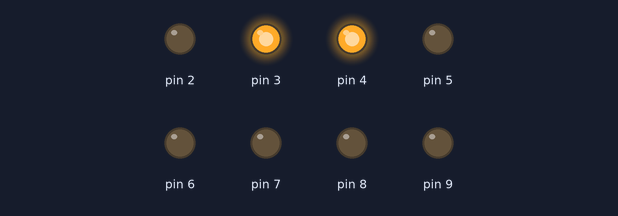
Bench run of a sketch on a simulated Arduino Uno, built with avr-gcc and run on an emulated ATmega328P. On the bench: output pins drawn as LEDs (lit = HIGH).

Above: at 0.5 s.
At 2.5 s:
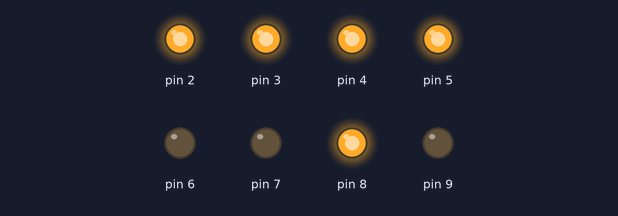
At 3.5 s:
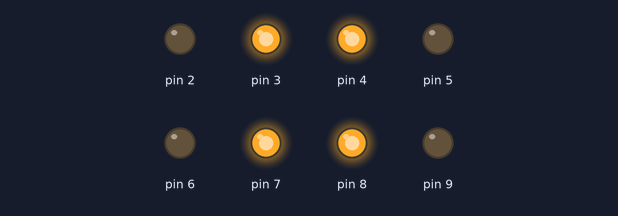
At 5.5 s:
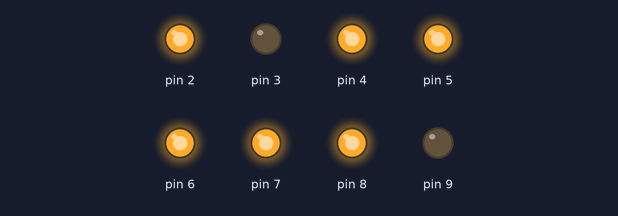
At 8.5 s:
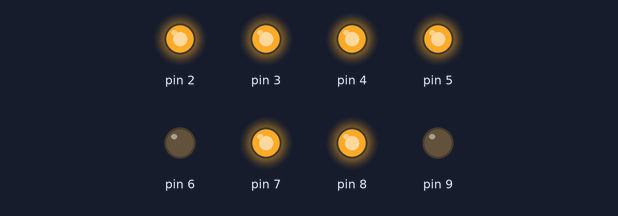
At 11.5 s:
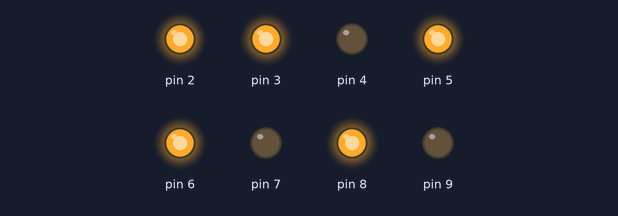
Timing chart, 0 to 13.0 s (numbered marks = the images above):
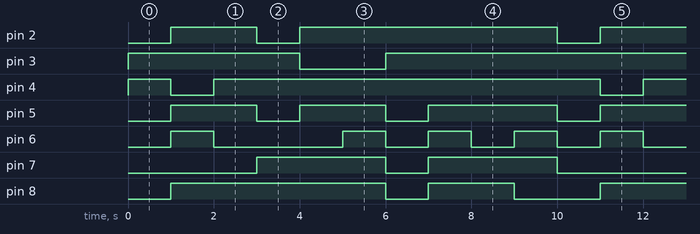

The sketch:

7-seg_counter.ino
```cpp
char eins[] = {LOW, HIGH, HIGH, LOW, LOW, LOW, LOW, LOW};
char zwei[] = {HIGH, HIGH, LOW, HIGH, HIGH, LOW, HIGH, LOW};
char drei[] = {HIGH, HIGH, HIGH, HIGH, LOW, LOW, HIGH, LOW};
char vier[] = {LOW, HIGH, HIGH, LOW, LOW, HIGH, HIGH, LOW};
char fuenf[] = {HIGH, LOW, HIGH, HIGH, LOW, HIGH, HIGH, LOW};
char sechs[] = {HIGH, LOW, HIGH, HIGH, HIGH, HIGH, HIGH, HIGH};
char sieben[] = {HIGH, HIGH, HIGH, LOW, LOW, LOW, LOW, LOW};
char acht[] = {HIGH, HIGH, HIGH, HIGH, HIGH, HIGH, HIGH, LOW};
char neun[] = {HIGH, HIGH, HIGH, HIGH, LOW, HIGH, HIGH, LOW};
char null[] = {HIGH, HIGH, HIGH, HIGH, HIGH, HIGH, LOW, LOW};

char* zahlen[] = {eins, zwei, drei, vier, fuenf, sechs, sieben, acht, neun, null};

char m_idx = 0;
char* zahl;

void setup() {
  pinMode(2,OUTPUT);
  pinMode(3,OUTPUT);
  pinMode(4,OUTPUT);
  pinMode(5,OUTPUT);
  pinMode(6,OUTPUT);
  pinMode(7,OUTPUT);
  pinMode(8,OUTPUT);
  pinMode(9,OUTPUT);
}

void loop() {

  zahl = zahlen[m_idx];

  for (int i = 2; i <= 8; i++){
    digitalWrite(i, *zahl);
    zahl++;
  }

  delay(1000);

  m_idx += 1;
  m_idx = m_idx % (sizeof(zahlen) / sizeof(zahlen[0]));

}
```

Measured:
- by itself, pin 2: repeats every 10.0 s: LOW 1.0 s, HIGH 6.0 s, LOW 1.0 s, HIGH 2.0 s
- by itself, pin 3: repeats every 10.0 s: LOW 2.0 s, HIGH 8.0 s
- by itself, pin 4: repeats every 10.0 s: LOW 1.0 s, HIGH 9.0 s
- by itself, pin 5: repeats every 10.0 s: LOW 1.0 s, HIGH 2.0 s, LOW 1.0 s, HIGH 3.0 s, LOW 1.0 s, HIGH 2.0 s
- by itself, pin 6: repeats every 10.0 s: LOW 3.0 s, 3 × (HIGH 1.0 s, LOW 1.0 s), HIGH 1.0 s
- by itself, pin 7: repeats every 10.0 s: LOW 1.0 s, HIGH 3.0 s, LOW 3.0 s, HIGH 3.0 s
- by itself, pin 8: repeats every 10.0 s: LOW 1.0 s, HIGH 2.0 s, LOW 2.0 s, HIGH 5.0 s
